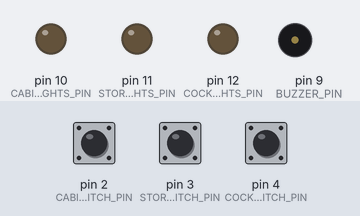
Bench run of a sketch on a simulated Arduino Uno, built with avr-gcc and run on an emulated ATmega328P. On the bench: output pins drawn as LEDs (lit = HIGH), buzzer (waves = sounding). The inputs (shaded band) are chosen by the test bench; at power-on: pin 2 (CABIN_LIGHTS_SWITCH_PIN) LOW, pin 3 (STORAGE_LIGHTS_SWITCH_PIN) LOW, pin 4 (COCKPIT_LIGHTS_SWITCH_PIN) LOW.

Above: at 1.2 s.
1.3 s: pin 2 (CABIN_LIGHTS_SWITCH_PIN) pulled HIGH for 0.15 s
At 1.4 s:
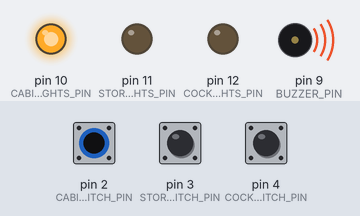
4.3 s: pin 3 (STORAGE_LIGHTS_SWITCH_PIN) pulled HIGH for 0.15 s
At 4.4 s:
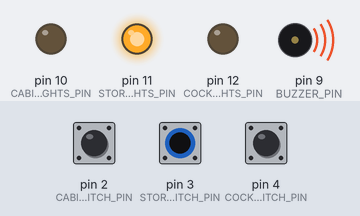
7.3 s: pin 4 (COCKPIT_LIGHTS_SWITCH_PIN) pulled HIGH for 3.2 s
At 7.4 s:
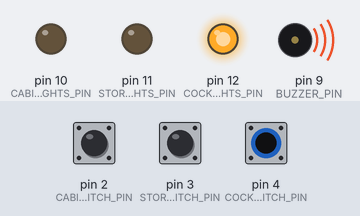
12.0 s: pin 2 (CABIN_LIGHTS_SWITCH_PIN) pulled HIGH for 3.2 s
At 16.5 s:
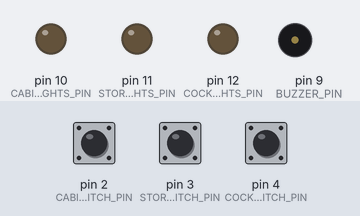
16.7 s: pin 3 (STORAGE_LIGHTS_SWITCH_PIN) pulled HIGH for 1 s
At 16.8 s:
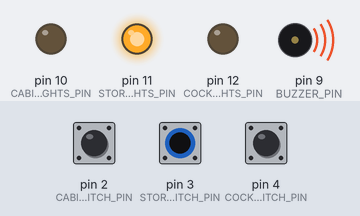
19.7 s: pin 2 (CABIN_LIGHTS_SWITCH_PIN) driven HIGH and pin 3 (STORAGE_LIGHTS_SWITCH_PIN) driven HIGH
At 19.8 s:
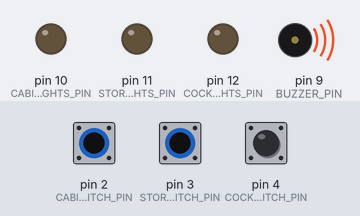
Timing chart, 0 to 23.7 s (numbered marks = the images above; inputs shaded):
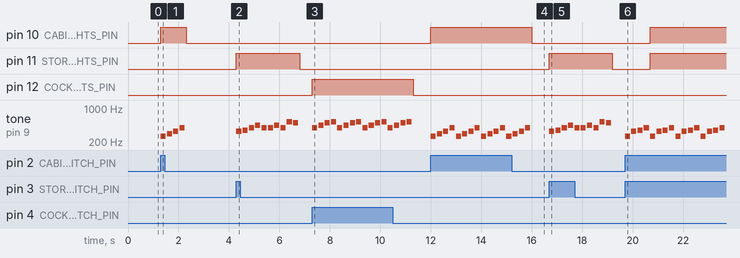

Measured:
- after the input at 1.3 s, pin 10 (CABIN_LIGHTS_PIN): LOW → HIGH at once, → LOW 1.0 s later; tone on pin 9 (BUZZER_PIN): plays 262 Hz for 0.20 s, 294 Hz for 0.20 s, 330 Hz for 0.20 s, 392 Hz for 0.20 s, starting at once
- after the input at 4.3 s, pin 11 (STORAGE_LIGHTS_PIN): LOW → HIGH at once, → LOW 2.5 s later; tone on pin 9 (BUZZER_PIN): plays 330 Hz for 0.20 s, 349 Hz for 0.20 s, 392 Hz for 0.20 s, 440 Hz for 0.20 s, 392 Hz for 0.20 s, 392 Hz for 0.20 s … (10 notes in this stretch), starting at once
- after the input at 7.3 s, pin 12 (COCKPIT_LIGHTS_PIN): LOW → HIGH at once, → LOW 4.0 s later; tone on pin 9 (BUZZER_PIN): silent → 392 Hz at once, then repeats every 1.0 s: silent 0.05 s, 440 Hz 0.20 s, silent 0.05 s, 494 Hz 0.20 s, silent 0.05 s, 523 Hz 0.20 s, silent 0.05 s, 392 Hz 0.20 s
- after the input at 12.0 s, pin 10 (CABIN_LIGHTS_PIN): LOW → HIGH at once, → LOW 4.0 s later; tone on pin 9 (BUZZER_PIN): silent → 262 Hz at once, then repeats every 1.0 s: silent 0.05 s, 294 Hz 0.20 s, silent 0.05 s, 330 Hz 0.20 s, silent 0.05 s, 392 Hz 0.20 s, silent 0.05 s, 262 Hz 0.20 s
- after the input at 16.7 s, pin 11 (STORAGE_LIGHTS_PIN): LOW → HIGH at once, → LOW 2.5 s later; tone on pin 9 (BUZZER_PIN): plays 330 Hz for 0.20 s, 349 Hz for 0.20 s, 392 Hz for 0.20 s, 440 Hz for 0.20 s, 392 Hz for 0.20 s, 392 Hz for 0.20 s … (10 notes in this stretch), starting at once
- after the input at 19.7 s, pin 10 (CABIN_LIGHTS_PIN), pin 11 (STORAGE_LIGHTS_PIN): LOW → HIGH after 1.0 s; tone on pin 9 (BUZZER_PIN): silent → 262 Hz at once, then repeats every 1.0 s: silent 0.05 s, 330 Hz 0.20 s, silent 0.05 s, 349 Hz 0.20 s, silent 0.05 s, 392 Hz 0.20 s, silent 0.05 s, 262 Hz 0.20 s

The sketch:

Day05_EasterEgg.ino
```cpp
/* ###########################################################
   ###   30 DAYS LOST IN SPACE - INVENTR.IO                 ###
   ###   DAY 05: EASTER EGG - Multi-zone light control      ###
   ###   Switch-controlled lights with buzzer jingles       ###
   ###   Last Updated: 30-12-2024                           ###
   ########################################################### */

#include "Arduino.h"

/* ###########################################################
   ###   1. Pin Definitions                                 ###
   ########################################################### */

const byte CABIN_LIGHTS_PIN = 10;
const byte STORAGE_LIGHTS_PIN = 11;
const byte COCKPIT_LIGHTS_PIN = 12;

const byte CABIN_LIGHTS_SWITCH_PIN = 2;
const byte STORAGE_LIGHTS_SWITCH_PIN = 3;
const byte COCKPIT_LIGHTS_SWITCH_PIN = 4;

const byte BUZZER_PIN = 9;

/* ###########################################################
   ###   2. Jingle Note Arrays                              ###
   ########################################################### */

int cabinJingle[] = {262, 294, 330, 392};           // C4-D4-E4-G4
int storageJingle[] = {330, 349, 392, 440};         // E4-F4-G4-A4
int cockpitJingle[] = {392, 440, 494, 523};         // G4-A4-B4-C5
int cabinStorageJingle[] = {262, 330, 349, 392};    // C4-E4-F4-G4
int cabinCockpitJingle[] = {262, 392, 440, 494};    // C4-G4-A4-B4
int storageCockpitJingle[] = {330, 392, 440, 494};  // E4-G4-A4-B4
int allSwitchesJingle[] = {262, 330, 392, 523};     // C4-E4-G4-C5

// Easter Egg: Rick Astley's "Never Gonna Give You Up" intro
int easterEggJingle[] = {392, 392, 440, 392, 523, 494};  // G4-G4-A4-G4-C5-B4

/* ###########################################################
   ###   3. Setup Function                                  ###
   ########################################################### */

void setup() {
  pinMode(CABIN_LIGHTS_PIN, OUTPUT);
  pinMode(STORAGE_LIGHTS_PIN, OUTPUT);
  pinMode(COCKPIT_LIGHTS_PIN, OUTPUT);

  pinMode(CABIN_LIGHTS_SWITCH_PIN, INPUT);
  pinMode(STORAGE_LIGHTS_SWITCH_PIN, INPUT);
  pinMode(COCKPIT_LIGHTS_SWITCH_PIN, INPUT);

  pinMode(BUZZER_PIN, OUTPUT);
}

/* ###########################################################
   ###   4. Helper Functions                                ###
   ########################################################### */

void controlLight(byte switchPin, byte ledPin) {
  digitalWrite(ledPin, HIGH);
}

void playJingle(int notes[], int length) {
  for (int i = 0; i < length; i++) {
    tone(BUZZER_PIN, notes[i], 200);
    delay(250);
  }
  noTone(BUZZER_PIN);
}

/* ###########################################################
   ###   5. Main Loop                                       ###
   ########################################################### */

void loop() {
  bool cabinOn = digitalRead(CABIN_LIGHTS_SWITCH_PIN) == HIGH;
  bool storageOn = digitalRead(STORAGE_LIGHTS_SWITCH_PIN) == HIGH;
  bool cockpitOn = digitalRead(COCKPIT_LIGHTS_SWITCH_PIN) == HIGH;

  int switchCount = cabinOn + storageOn + cockpitOn;

  // Handle single switch
  if (switchCount == 1) {
    if (cabinOn) {
      controlLight(CABIN_LIGHTS_SWITCH_PIN, CABIN_LIGHTS_PIN);
      playJingle(cabinJingle, 4);
    } else if (storageOn) {
      controlLight(STORAGE_LIGHTS_SWITCH_PIN, STORAGE_LIGHTS_PIN);
      playJingle(storageJingle, 4);
    } else if (cockpitOn) {
      controlLight(COCKPIT_LIGHTS_SWITCH_PIN, COCKPIT_LIGHTS_PIN);
      playJingle(cockpitJingle, 4);
    }
  }
  // Handle two switches
  else if (switchCount == 2) {
    if (cabinOn && storageOn) {
      playJingle(cabinStorageJingle, 4);
    } else if (cabinOn && cockpitOn) {
      playJingle(cabinCockpitJingle, 4);
    } else if (storageOn && cockpitOn) {
      playJingle(storageCockpitJingle, 4);
    }
  }
  // Handle all three switches
  else if (switchCount == 3) {
    playJingle(allSwitchesJingle, 4);
  }
  // No switches active
  else {
    noTone(BUZZER_PIN);
  }

  // Easter Egg: Storage ON only triggers Rick Roll
  if (storageOn && !cabinOn && !cockpitOn) {
    playJingle(easterEggJingle, 6);
  }

  // Update lights based on switch state
  digitalWrite(CABIN_LIGHTS_PIN, cabinOn);
  digitalWrite(STORAGE_LIGHTS_PIN, storageOn);
  digitalWrite(COCKPIT_LIGHTS_PIN, cockpitOn);
}

/* ###########################################################
   ###           END OF DAY 05 - EASTER EGG                 ###
   ########################################################### */
```
